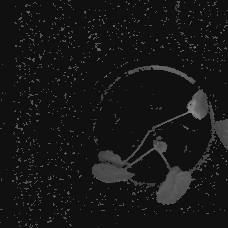
#> input picture data/small_dataset/work/can/can4S3-r16-612_b1.bmp, 228 x 228 px, found by its file name
$ jupyter execute visualise_features.ipynb   (Python 2 division)
#> lines starting #> are read from the running program, lines starting #| are printed output that depends on the picture
[cell 1]
from matplotlib import pyplot as plt
import cv2
import numpy as np
from skimage import feature

plt.rcParams['figure.figsize'] = (10,5)

pass_img_filename = "/scratch/git/LBP/data/small_dataset/work/can/can4S3-r16-612_b1.bmp"
cmask_img_filename = "/scratch/git/LBP/data/small_dataset/work_cmask_T-6/can/can4S3-r16-612_b1.bmp"

pass_img   = cv2.imread(pass_img_filename, cv2.IMREAD_GRAYSCALE)
#> pass_img is the input picture: shape (228, 228); min 16, max 152, mean 23
cmask_img   = cv2.imread(cmask_img_filename, cv2.IMREAD_GRAYSCALE)
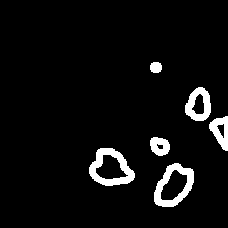
#> input picture data/small_dataset/work_cmask_T-6/can/can4S3-r16-612_b1.bmp, 228 x 228 px, found by its file name
#> cmask_img is the input picture: shape (228, 228); min 0, max 255, mean 13.9
plt.subplot(1,2,1)
plt.imshow(pass_img)
plt.title('Original Image (pass)')
plt.subplot(1,2,2)
plt.imshow(cmask_img)
plt.title('Masked Contour Image')
plt.show()
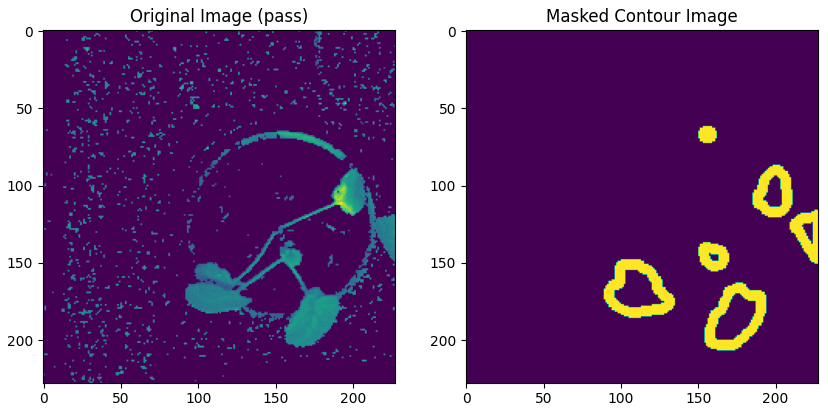
#> figure drawn by matplotlib, 2 panels

n_arr=[8,16,24]
r_arr=[1,2,3]
bins_combined_pass  = []
bins_combined_cmask = []
for i in range(len(n_arr)):
    n = n_arr[i]
    r = r_arr[i]
    print (' ------------------------ n= %d , r=%d------------------ ' %(n,r))
    pass_lbp_matrix  = feature.local_binary_pattern(pass_img, n, r, method="uniform")
    cmask_lbp_matrix  = np.where((cmask_img==255),pass_lbp_matrix,255)
    plt.subplot(1,2,1)
    plt.imshow(pass_lbp_matrix)
    plt.title('pass LBP matrix n=%d, r=%d' %(n,r))
    plt.subplot(1,2,2)
    plt.imshow(cmask_lbp_matrix)
    plt.title('cmask LBP matrix n=%d, r=%d' %(n,r))
    plt.show()

    pass_bins, pass_edges = np.histogram(pass_lbp_matrix.ravel(),bins=np.arange(0, n+3), range=(0,n+2))
    cmask_bins, cmask_edges = np.histogram(cmask_lbp_matrix.ravel(),bins=np.arange(0, n+3), range=(0,n+2))

    bin_to_delete = len(pass_bins)-2
    filtered_pass_bins = np.delete(pass_bins,[bin_to_delete],0)
    filtered_cmask_bins = np.delete(cmask_bins,[bin_to_delete],0)
    print ' Pass bins are:'
    print pass_bins
    print ' Cmask bins are:'
    print cmask_bins

    plt.subplot(1,2,1)
    plt.hist(range(len(pass_bins)), bins=len(pass_bins), weights=pass_bins)
    plt.title('pass histogram n=%d, r=%d' %(n,r))
    plt.subplot(1,2,2)
    plt.hist(range(len(filtered_pass_bins)), bins=len(filtered_pass_bins), weights=filtered_pass_bins)
    plt.title('filtered pass hist n=%d, r=%d' %(n,r))
    plt.show()

    plt.subplot(1,2,1)
    plt.hist(range(len(cmask_bins)), bins=len(cmask_bins), weights=cmask_bins)
    plt.title('cmask histogram n=%d, r=%d' %(n,r))
    plt.subplot(1,2,2)
    plt.hist(range(len(filtered_cmask_bins)), bins=len(filtered_cmask_bins), weights=filtered_cmask_bins)
    plt.title('filtered cmask histogram n=%d, r=%d' %(n,r))
    plt.show()

    # Now append the bins to the previous histogram
    bins_combined_pass = np.concatenate((bins_combined_pass,pass_bins), axis=0 )
    bins_combined_cmask = np.concatenate((bins_combined_cmask,cmask_bins), axis=0 )
#> this loop made 3 passes
#> bin_to_delete on passes 2 to 3: 16, 24
#> (cmask_edges, bin_to_delete, filtered_pass_bins, filtered_cmask_bins, bins_combined_pass, bins_combined_cmask) on pass 1: ([0, 1, 2, 3, 4, 5, 6, 7, 8, 9, 10], 8, [1392, 1043, 308, 659, 572, 1158, 219, 205, 728], [181, 186, 120, 258, 265, 176, 90, 92, 245], [1392, 1043, 308, 659, 572, 1158, 219, 205, 45700, 728], [181, 186, 120, 258, 265, 176, 90, 92, 1215, 245])
#| [ 1392  1043   308   659   572  1158   219   205 45700   728]
#| [ 181  186  120  258  265  176   90   92 1215  245]
#| [ 1916   553   254   112    99    98   168   270   251   951   120   823
#|    103    49    47    81 44722  1367]
#| [ 161  118   78   56   53   49  103  140  120   67   50   27   21   13
#|    18   24 1147  583]
#| [ 1945   463   237    93    70    39    44    47    70    83   105   136
#|    109   887    83   800    97   756    48    62    21    17    33    38
#|  43850  1851]
#| [ 154   87   63   42   37   19   30   30   44   52   71   76   50   51
#> (further printed lines are left out)
#> pass 1, `pass_lbp_matrix  = feature.local_binary_pattern(pass_img, n, r, method..`:
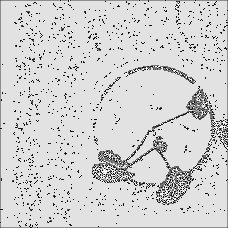
#> pass_lbp_matrix: shape (228, 228) float64; min 0, max 9, mean 7.44; drawn with min black and max white
#> pass 1, `cmask_lbp_matrix  = np.where((cmask_img==255),pass_lbp_matrix,255)`:
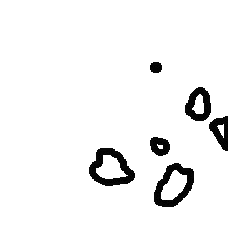
#> cmask_lbp_matrix: shape (228, 228) float64; min 0, max 255, mean 241.4
#> pass 1, `plt.show()`:
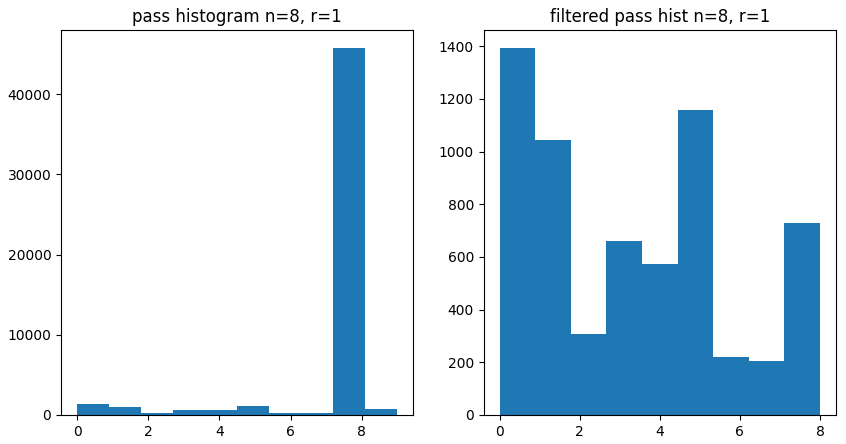
#> figure drawn by matplotlib, 2 panels; panel 1: tallest bar 45700 high, from x = 7.2 to 8.1; panel 2: tallest bar 1392 high, from x = 0 to 0.889
#> pass 1, `plt.show()`:
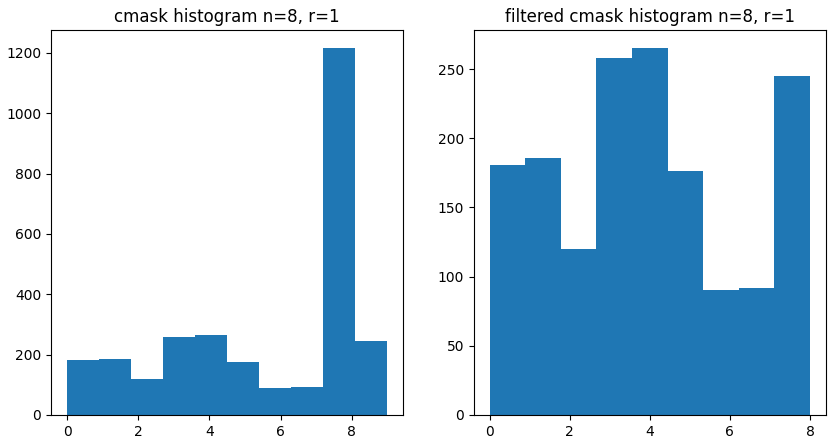
#> figure drawn by matplotlib, 2 panels; panel 1: tallest bar 1215 high, from x = 7.2 to 8.1; panel 2: tallest bar 265 high, from x = 3.56 to 4.44
#> pass 2, `pass_lbp_matrix  = feature.local_binary_pattern(pass_img, n, r, method..`:
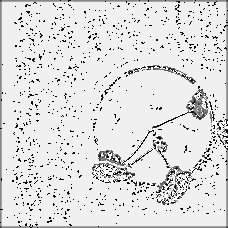
#> pass_lbp_matrix: shape (228, 228) float64; min 0, max 17, mean 14.78; drawn with min black and max white
#> pass 2, `plt.show()`:
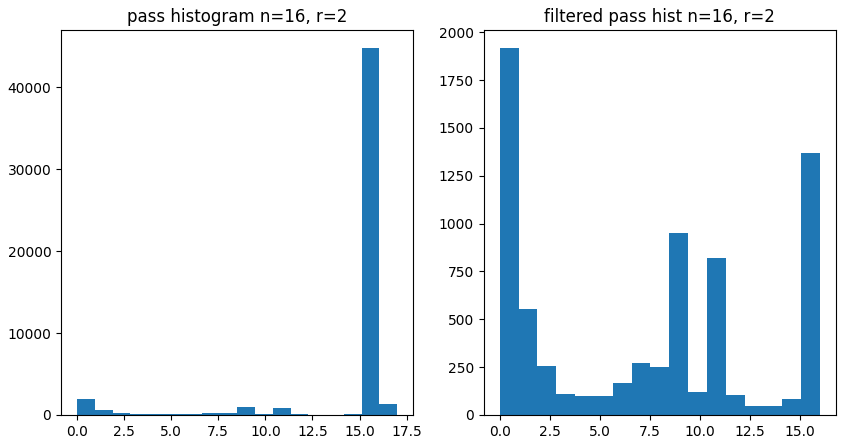
#> figure drawn by matplotlib, 2 panels; panel 1: tallest bar 44722 high, from x = 15.11 to 16.06; panel 2: tallest bar 1916 high, from x = 5.55e-17 to 0.941
#> pass 2, `plt.show()`:
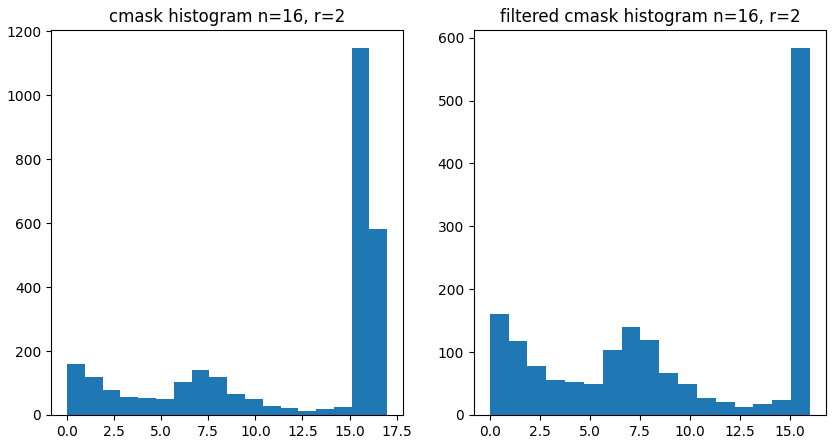
#> figure drawn by matplotlib, 2 panels; panel 1: tallest bar 1147 high, from x = 15.11 to 16.06; panel 2: tallest bar 583 high, from x = 15.06 to 16
#> after the loop, bins_combined_cmask = 54 values, max 1215 at index 8, min 5 at index 49, mean 157.1; bins_combined_pass = 54 values, max 45700 at index 8, min 17 at index 49, mean 2888

print ' ------------------------- COMBINED BINS -------------------------------'

print ' Len = %d' %len(bins_combined_pass)
#|  Len = 54
